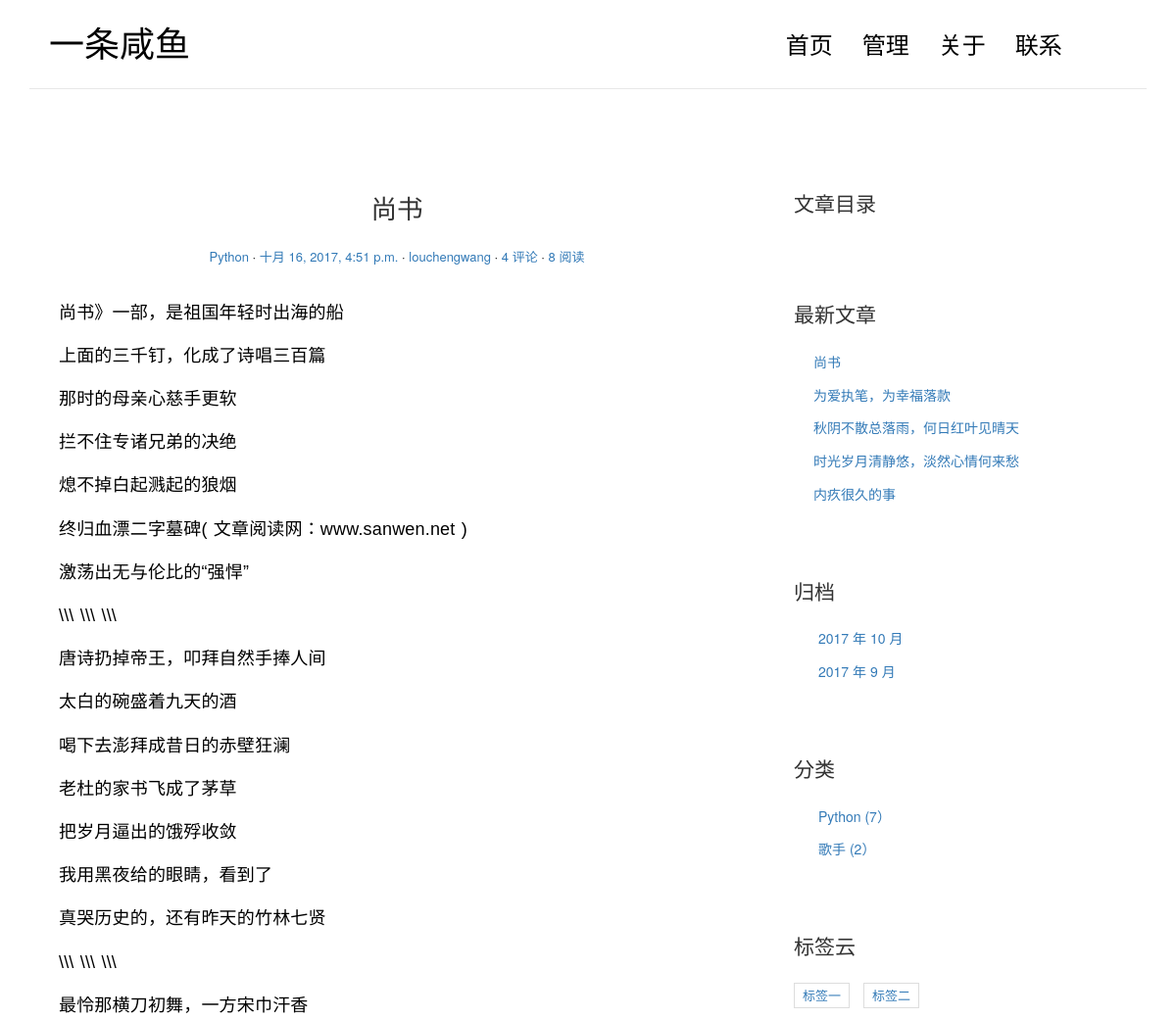
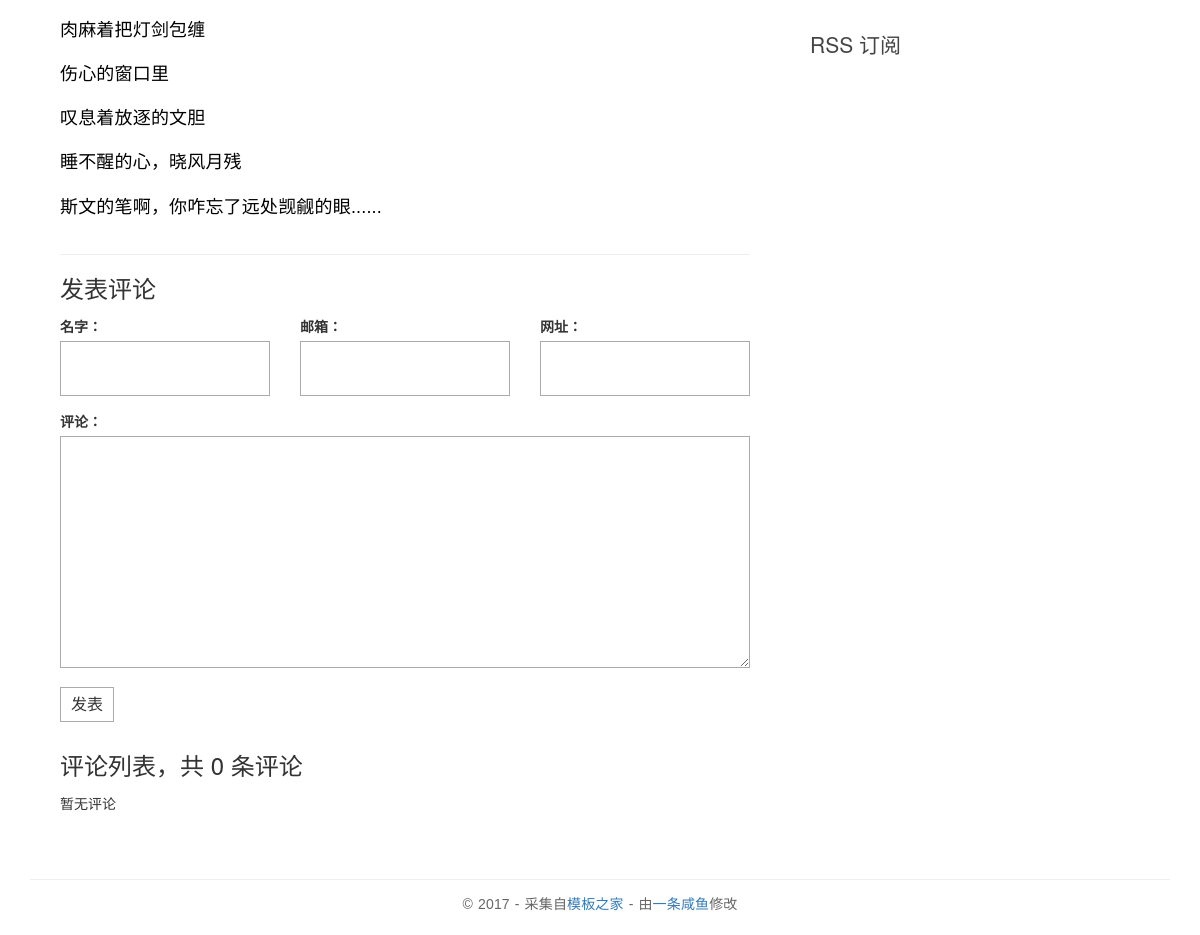
The page /post/8/ on the database its author committed (2 pictures, top to bottom).
### blog/models.py (models this page shows, shortened)
class Post(models.Model):
    views = models.PositiveIntegerField(default=0)
    def increase_views(self):
        self.views += 1
        self.save(update_fields=['views'])
    title = models.CharField(max_length=70)
    body = models.TextField()
    create_time = models.DateTimeField()
    modified_time = models.DateTimeField()
    excerpt = models.CharField(max_length=200, blank=True)
    def save(self, *args, **kwargs):
        if not self.excerpt:
            md = markdown.Markdown(extensions=[
                'markdown.extensions.extra',
                'markdown.extensions.codehilite',
            ])
            self.excerpt = strip_tags(md.convert(self.body))[:54]
        super(Post, self).save(*args, **kwargs)
    category = models.ForeignKey(Category, verbose_name=u'分类')
    tags = models.ManyToManyField(Tag, verbose_name=u'标签', blank=True)
    author = models.ForeignKey(User)
    def get_absolute_url(self):
        return reverse('blog:detail', kwargs={'pk': self.pk})
    class Meta:
        ordering = ['-create_time']
        verbose_name = '文章'
        verbose_name_plural = '文章'

class Category(models.Model):
    name = models.CharField(max_length=100)
    class Meta:
        verbose_name = '分类'
        verbose_name_plural = '分类'

class Tag(models.Model):
    tag_name = models.CharField(max_length=100)
    class Meta:
        verbose_name = '标签'
        verbose_name_plural = '标签'

### blog/views.py (the view)
# urls.py: url(r'^post/(?P<pk>[0-9]+)/$', views.detail, name='detail'),
def detail(request, pk):
    post = get_object_or_404(Post, pk=pk)
    post.increase_views()
    md = markdown.Markdown(extensions={
        'markdown.extensions.extra',
        'markdown.extensions.codehilite',
        'markdown.extensions.toc',
    })
    post.body = md.convert(post.body)
    post.toc = md.toc
    form = CommentForm()
    comment_list = post.comment_set.all()
    content = {
        'post': post,
        'form': form,
        'comment_list': comment_list
    }
    return render(request, 'blog/detail.html', context=content)

### comments/forms.py
class CommentForm(forms.ModelForm):
    class Meta:
        model = Comment
        fields = ['name', 'email', 'url', 'text']

### blog/templatetags/blog_tags.py (called while the page is built)
@register.simple_tag
def get_recent_posts(num=5):
    return Post.objects.all().order_by('-create_time')[:num]

@register.simple_tag
def get_archives():
    return Post.objects.dates('create_time', 'month', order='DESC')

@register.simple_tag
def get_category():
    return Category.objects.annotate(num_post=Count('post')).filter(num_post__gt=0)

@register.simple_tag()
def get_tags():
    return Tag.objects.all()

### templates/blog/detail.html (shortened to what this page needs)
{% extends 'base.html' %}
{% load blog_tags %}
{% block main %}
    <article class="post post-{{ post.pk }}">
                    <header class="entry-header">
                        <h1 class="entry-title">{{ post.title }}</h1>
                        <div class="entry-meta">
                            <span class="post-category"><a href="#">{{ post.category.name }}</a></span>
                            <span class="post-date"><a href="#"><time class="entry-date"
                                                                      datetime="{{ post.create_time }}">{{ post.create_time }}</time></a></span>
                            <span class="post-author"><a href="#">{{ post.author }}</a></span>
                            <span class="comments-link"><a href="#">4 评论</a></span>
                            <span class="views-count"><a href="#">{{ post.views }} 阅读</a></span>
                        </div>
                    </header>
                    <div class="entry-content clearfix">
                        {{ post.body| safe }}
                    </div>
                </article>
                <section class="comment-area" id="comment-area">
                    <hr>
                    <h3>发表评论</h3>
                    <form action="{% url 'comments:post_comment' post.pk %}" method="post" class="comment-form">
                        <div class="row">
                            <div class="col-md-4">
                                <label for="{{ form.name.id_for_label }}">名字：</label>
                                {{ form.name }}
                            </div>
                            <div class="col-md-4">
                                <label for="{{ form.email.id_for_label }}">邮箱：</label>
                                {{ form.email }}
                            </div>
                            <div class="col-md-4">
                                <label for="{{ form.url.id_for_label }}">网址：</label>
                                {{ form.url }}
                            </div>
                            <div class="col-md-12">
                                <label for="{{ form.text.id_for_label }}">评论：</label>
                                {{ form.text }}
                                <button type="submit" class="comment-btn">发表</button>
                            </div>
                        </div>
                    </form>
                    <div class="comment-list-panel">
                        <h3>评论列表，共 <span>{{ post.comment_set.count }}</span> 条评论</h3>
                        <ul class="comment-list list-unstyled">
                            {% for comment in comment_list %}
                            <li class="comment-item">
                                <span class="nickname">{{ comment.name }}</span>
                                <time class="submit-date" >{{ comment.create_time }}</time>
                                <div class="text">
                                    {{ comment.text }}
                                </div>
                            </li>
                            {% empty %}
                                暂无评论
                            {% endfor %}
                        </ul>
                    </div>
                </section>
{% endblock main %}
{% block toc %}
    <div class="widget widget-content">
                    <h3 class="widget-title">文章目录</h3>
                </div>
{% endblock toc %}

### templates/base.html (shortened to what this page needs)
{% load staticfiles %}
{% load blog_tags %}
<!DOCTYPE html>
<html>
<head>
    <link rel="stylesheet" href="http://code.ionicframework.com/ionicons/2.0.1/css/ionicons.min.css">
    <link rel="stylesheet" href="{% static '/css/pace.css' %}">
    <link rel="stylesheet" href="{% static '/css/custom.css' %}">
    <link rel="stylesheet" href="{% static '/css/bootstrap.min.css' %}">
</head>
<body>
<div class="container">
    <header id="site-header">
        <div class="row">
            <div class="col-md-4 col-sm-5 col-xs-8">
                <div class="logo">
                    <h1><a href={% url 'blog:index' %}>一条咸鱼</a></h1>
                </div>
            </div>
            <div class="col-md-8 col-sm-7 col-xs-4">
                <nav class="main-nav" role="navigation">
                    <div class="collapse navbar-collapse" id="bs-example-navbar-collapse-1">
                        <ul class="nav navbar-nav navbar-right">
                            <li class="cl-effect-11"><a href={% url 'blog:index' %} data-hover="首页">首页</a></li>
                            <li class="cl-effect-11"><a href="/admin" data-hover="博客">管理</a></li>
                            <li class="cl-effect-11"><a href="about.html" data-hover="关于">关于</a></li>
                            <li class="cl-effect-11"><a href="contact.html" data-hover="联系">联系</a></li>
                        </ul>
                    </div>
                </nav>
            </div>
        </div>
    </header>
</div>
<div class="content-body">
    <div class="container">
        <div class="row">
            <main class="col-md-8">
                {% block main %}
                {% endblock main %}
            </main>
            <aside class="col-md-4">
                {% block toc %}
                {% endblock toc %}
                <div class="widget widget-recent-posts">
                    <h3 class="widget-title">最新文章</h3>
                    {% get_recent_posts as recent_post_list %}
                    <ul>
                        {% for post in recent_post_list  %}
                        <li>
                            <a href="{{ post.get_absolute_url }}">{{ post.title }}</a>
                        </li>
                        {% empty %}
                            暂无文章
                        {% endfor %}
                    </ul>
                </div>
                <div class="widget widget-archives">
                    <h3 class="widget-title">归档</h3>
                    {% get_archives as archives_list %}
                    <ul>
                        {% for archive in archives_list %}
                            <li>
                               <a href={% url 'blog:archives' archive.year archive.month %}>{{ archive.year }} 年 {{ archive.month }} 月</a>
                            </li>
                        {% empty %}
                            暂无归档
                        {% endfor %}
                    </ul>
                </div>
                <div class="widget widget-category">
                    <h3 class="widget-title">分类</h3>
                    {% get_category as category_list %}
                    <ul>
                        {% for category in category_list %}
                            <li>
                               <a href={% url 'blog:category' category.name %}>{{ category.name }} <span class="post-count">({{ category.num_post }}）</span></a>
                            </li>
                        {% empty %}
                            暂无分类
                        {% endfor %}
                    </ul>
                </div>
                <div class="widget widget-tag-cloud">
                    <h3 class="widget-title">标签云</h3>
                    {% get_tags as tag_list %}
                    <ul>
                        {% for tag in tag_list %}
                        <li>
                            <a href="{% url 'blog:tag' tag.tag_name %}">{{ tag.tag_name }}</a>
                        </li>
                        {% endfor %}
                    </ul>
                </div>
                <div class="rss">
                    <a href=""> RSS 订阅</a>
                </div>
            </aside>
        </div>
    </div>
</div>
<footer id="site-footer">
    <div class="container">
        <div class="row">
            <div class="col-md-12">
                <p class="copyright">&copy 2017 - 采集自<a href="http://www.cssmoban.com/"
                                                        target="_blank" title="模板之家">模板之家</a>
                    - 由<a href="http://zmrenwu.com/" title="网页模板" target="_blank">一条咸鱼</a>修改
                </p>
            </div>
        </div>
    </div>
</footer>
</body>
</html>

### static/css/custom.css (style rules this page uses)
* { outline: none; }
h1, h2, h3, h4, h5, h6 { margin-top: 0; }
a { color: #333; }
body { color: #444; font-family: 'Lato', sans-serif; }
p { font-family: 'Ubuntu', sans-serif; font-weight: 400; word-spacing: 1px; letter-spacing: 0.01em; }
#site-header { background-color: #FFF; padding: 25px 20px; margin-bottom: 40px; border-bottom: 1px solid #e7e7e7; }
.logo h1 a { color: #000; }
.logo h1 { margin: 0; font-family: 'Lato', sans-serif; font-weight: 300; }
.main-nav { margin-top: 11px; max-width: 95%; }
.main-nav a { color: #000000 !important; padding: 0 0 5px 0 !important; margin-right: 30px; font-family: 'Lato', sans-serif; font-weight: 300; font-size: 24px; }
.cl-effect-11 a { padding: 10px 0; color: #0972b4; text-shadow: none; }
.cl-effect-11 a::before { position: absolute; top: 0; left: 0; overflow: hidden; padding: 0 0 5px 0 !important; max-width: 0; border-bottom: 1px solid #000; color: #000; content: attr(data-hover); white-space: nowrap; -webkit-transition: max-width 0.5s; -moz-transition: max-width 0.5s; transition: max-width 0.5s; }
.content-body { padding-bottom: 4em; }
.post { background: #fff; padding: 30px 30px 0; }
.entry-title { text-align: center; font-size: 1.9em; margin-bottom: 20px; line-height: 1.6; padding: 10px 20px 0; }
.entry-meta { text-align: center; color: #DDDDDD; font-size: 13px; margin-bottom: 30px; }
.entry-content { font-size: 18px; line-height: 1.9; font-weight: 300; color: #000; }
.post-category::after, .post-date::after, .post-author::after, .comments-link::after { content: ' ·'; color: #000; }
.widget { background: #fff; padding: 30px 0 0; }
.widget-title { font-size: 1.5em; margin-bottom: 20px; line-height: 1.6; padding: 10px 0 0; font-weight: 400; }
.widget-recent-posts ul { padding: 0; margin: 0; padding-left: 20px; }
.widget-recent-posts ul li { list-style-type: none; position: relative; line-height: 170%; margin-bottom: 10px; }
.widget-recent-posts ul li::before { content: '\f3d3'; font-family: "Ionicons"; position: absolute; left: -17px; top: 3px; font-size: 16px; color: #000; }
.widget-archives ul { padding: 0; margin: 0; padding-left: 25px; }
.widget-archives ul li { list-style-type: none; position: relative; line-height: 170%; margin-bottom: 10px; }
.widget-archives ul li::before { content: '\f3f3'; font-family: "Ionicons"; position: absolute; left: -25px; top: 1px; font-size: 16px; color: #000; }
.widget-category ul { padding: 0; margin: 0; padding-left: 25px; }
.widget-category ul li { list-style-type: none; position: relative; line-height: 170%; margin-bottom: 10px; }
.widget-category ul li::before { content: '\f3fe'; font-family: "Ionicons"; position: absolute; left: -25px; top: 1px; font-size: 18px; color: #000; }
.widget-tag-cloud ul { padding: 0; margin: 0; margin-right: -10px; }
.widget-tag-cloud ul li { list-style-type: none; font-size: 13px; display: inline-block; margin-right: 10px; margin-bottom: 10px; padding: 3px 8px; border: 1px solid #ddd; }
.rss { font-size: 21px; margin-top: 30px; }
.rss a { color: #444; }
#site-footer { padding-top: 10px; padding: 0 0 1.5em 0; }
.copyright { text-align: center; padding-top: 1em; margin: 0; border-top: 1px solid #eee; color: #666; }
.contact-form input, .comment-form input { border: 1px solid #aaa; margin-bottom: 15px; width: 100%; padding: 15px 15px; font-size: 16px; line-height: 100%; transition: 0.4s border-color linear; }
.contact-form textarea, .comment-form textarea { border: 1px solid #aaa; margin-bottom: 15px; width: 100%; padding: 15px 15px; font-size: 16px; line-height: 20px !important; min-height: 183px; transition: 0.4s border-color linear; }
.comment-area { padding: 0 30px 0; }
.comment-form { margin-top: 15px; }
.comment-form .comment-btn { background-color: #fff; border: 1px solid #aaa; font-size: 16px; padding: 5px 10px; }
.comment-list-panel { margin-top: 30px; }
.comment-list { margin-top: 15px; }

### rows shown on the page
Post: title "尚书", category.name "Python", create_time "十月 16, 2017, 4:51 p.m.", author "louchengwang", views "8", body "尚书》一部，是祖国年轻时出海的船 上面的三千钉，化成了诗唱三百篇 那时的母亲心慈手更软 拦不住专诸兄弟的决绝 熄不掉白起溅起的狼烟 终归血漂二字墓碑( 文章阅读网：www.sanwen.net ) 激荡出无与伦比的“强悍” \\\\\\ \\\\\\ \\\\\\ 唐诗扔掉帝王，叩拜自然手捧人间 太白的碗盛着九天的酒 喝下去澎拜成昔日的赤壁狂澜 老杜的家书飞成了茅草 把岁月逼出的饿殍收敛 我用黑夜给的眼睛，看到了 真哭历史的，还有昨天的竹林七贤 \\\\\\ \\\\\\ \\\\\\ 最怜那横刀初舞，一方宋巾汗香 肉麻着把灯剑包缠 伤心的窗口里 叹息着放逐的文胆 睡不醒的心，晓风月残 斯文的笔啊，你咋忘了远处觊觎的眼......", comment_set.count "0"
Post: title "为爱执笔，为幸福落款"
Post: title "秋阴不散总落雨，何日红叶见晴天"
Post: title "时光岁月清静悠，淡然心情何来愁"
Post: title "内疚很久的事"
Category: name "Python", num_post "7"
Category: name "歌手", num_post "2"
Tag: tag_name "标签一"
Tag: tag_name "标签二"

### other values the page prints
{{ archive.year }} "2017" "2017"
{{ archive.month }} "10" "9"
